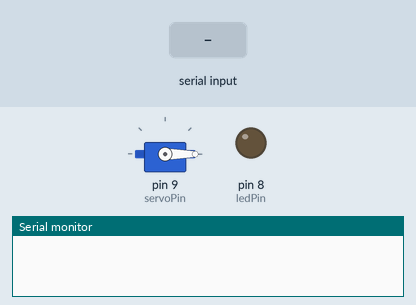
Bench run of a sketch on a simulated Arduino Uno, built with avr-gcc and run on an emulated ATmega328P. Parts: servo, output pins drawn as LEDs (lit = HIGH), the last lines printed to the serial monitor. The test bench sets the inputs (shaded band).

Above: at 1.2 s.
1.3 s: "ON\n" received over Serial
At 1.7 s:
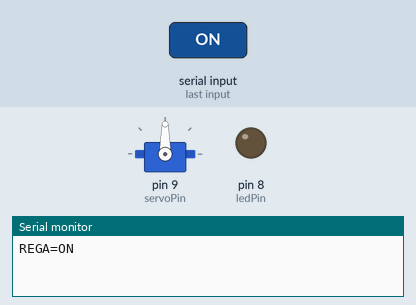
2.8 s: "OFF\n" received over Serial
At 4.1 s:
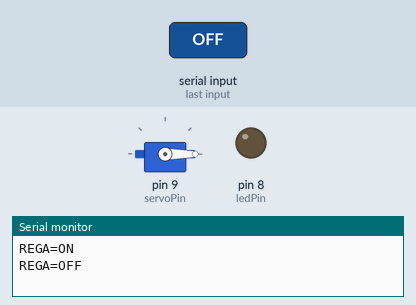
Timing chart, 0 to 5.8 s (numbered marks = the images above; inputs shaded):
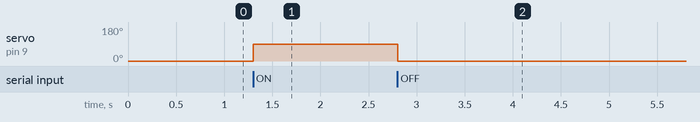

Measured:
- after the input at 1.3 s, servo on pin 9 (servoPin): 0° → 90° at once
- after the input at 2.8 s, servo on pin 9 (servoPin): 90° → 0° at once

The sketch:

sketch_cmov_proj.ino
```cpp
#include <Servo.h>

const int sensorPin = A0;
const int ledPin = 8;
const int servoPin = 9;

Servo servo;
bool rega = false;

void setup() {
  Serial.begin(9600);

  pinMode(ledPin, OUTPUT);

  servo.attach(servoPin);
  servo.write(0); // closed valve
}

unsigned long lastHumiditySend = 0;
const unsigned long HUM_INTERVAL = 10000;

void loop() {

  // sensor
  if (millis() - lastHumiditySend >= HUM_INTERVAL) {
    lastHumiditySend = millis();

    int hum = analogRead(sensorPin);

    Serial.print("HUM=");
    Serial.println(hum);

    // LED
    if (hum < 200) {
      digitalWrite(ledPin, HIGH);
    }
    else if (hum < 400) {
      digitalWrite(ledPin, HIGH);
      delay(150);
      digitalWrite(ledPin, LOW);
    }
    else {
      digitalWrite(ledPin, LOW);
    }
  }

  // zigbee
  if (Serial.available()) {
    String cmd = Serial.readStringUntil('\n');
    cmd.trim();

    if (cmd.startsWith("ON")) {
      rega = true;
      Serial.println("REGA=ON");
    }

    if (cmd.startsWith("OFF")) {
      rega = false;
      Serial.println("REGA=OFF");
    }
  }

  // servo
  servo.write(rega ? 90 : 0);
}
```
